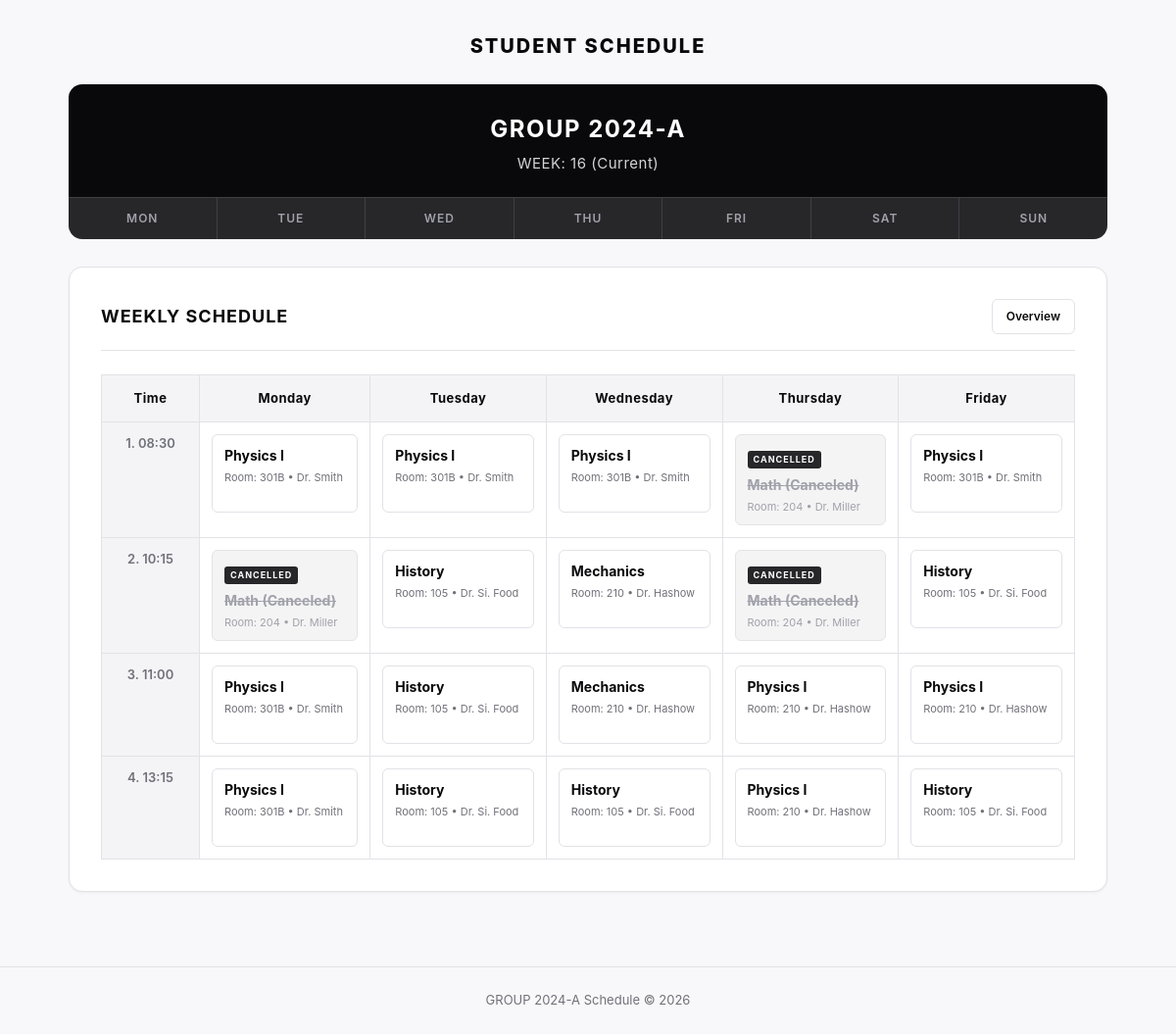
Page /schedule/ on the committed database.
### schedule_app/models.py (models this page shows, shortened)
class Lesson(models.Model):
    DAY_CHOICES = (
        ('monday', 'Понеділок'),
        ('tuesday', 'Вівторок'),
        ('wednesday', 'Середа'),
        ('thursday', 'Четвер'),
        ('friday', 'Пʼятниця'),
        ('saturday', 'Субота'),
        ('sunday', 'Неділя'),
    )
    day_of_week = models.CharField(max_length=20, choices=DAY_CHOICES)
    pair_number = models.PositiveSmallIntegerField(default=1)
    start_time = models.TimeField()
    end_time = models.TimeField()
    subject = models.ForeignKey(Subject, on_delete=models.CASCADE, related_name='lessons')
    teacher = models.ForeignKey(Teacher, on_delete=models.CASCADE, related_name='lessons')
    classroom = models.CharField(max_length=50)
    notes = models.TextField(blank=True)
    is_cancelled = models.BooleanField(default=False)
    group_name = models.CharField(max_length=50, default='GROUP 2024-A')
    class Meta:
        ordering = ['day_of_week', 'pair_number', 'start_time']

class Subject(models.Model):
    name = models.CharField(max_length=120)
    class Meta:
        ordering = ['name']

class Teacher(models.Model):
    name = models.CharField(max_length=150)
    email = models.EmailField(blank=True)
    subjects = models.ManyToManyField(Subject, related_name='teachers', blank=True)
    class Meta:
        ordering = ['name']

### schedule_app/views.py (the view)
# urls.py: path('schedule/', views.week_schedule_view, name='week_schedule'),
def week_schedule_view(request):
    time_slots_def = [
        {'pair_number': 1, 'time_label': '08:30'},
        {'pair_number': 2, 'time_label': '10:15'},
        {'pair_number': 3, 'time_label': '11:00'},
        {'pair_number': 4, 'time_label': '13:15'},
    ]
    week_days = ['monday', 'tuesday', 'wednesday', 'thursday', 'friday']
    all_lessons = Lesson.objects.select_related('subject', 'teacher').all()
    lesson_matrix = {}
    for lesson in all_lessons:
        lesson_matrix[(lesson.day_of_week, lesson.pair_number)] = lesson
    rows = []
    for slot in time_slots_def:
        row_cells = []
        for day_key in week_days:
            lesson = lesson_matrix.get((day_key, slot['pair_number']))
            row_cells.append({
                'day': day_key,
                'lesson': lesson
            })
        rows.append({
            'time_label': slot['time_label'],
            'cells': row_cells
        })
    context = get_base_context()
    context.update({
        'table_days': [DAYS_MAP[d] for d in week_days],
        'rows': rows,
    })
    return render(request, 'schedule/week.html', context)

### schedule_app/views.py (called while the page is built)
def get_base_context(active_day=None):
    return {
        'group_name': 'GROUP 2024-A',
        'current_week': 'WEEK: 16 (Current)',
        'days_list': list(DAYS_MAP.values()),
        'active_day': active_day,
    }

### templates/schedule/week.html
{% extends "base.html" %}
{% block content %}
<div class="section-header">
  <h1 class="section-title">Weekly Schedule</h1>
  <a href="{% url 'home' %}" class="btn-secondary">Overview</a>
</div>
<div class="table-wrapper">
  <table class="schedule-table">
    <thead>
      <tr>
        <th>Time</th>
        {% for d in table_days %}
          <th><a href="{% url 'day_schedule' d.key %}">{{ d.name }}</a></th>
        {% endfor %}
      </tr>
    </thead>
    <tbody>
      {% for row in rows %}
        <tr>
          <td class="time-col">{{ forloop.counter }}. {{ row.time_label }}</td>
          {% for cell in row.cells %}
            <td>
              {% if cell.lesson %}
                <a href="{% url 'lesson_detail' cell.lesson.pk %}" class="pair-card {% if cell.lesson.is_cancelled %}cancelled{% endif %}">
                  {% if cell.lesson.is_cancelled %}
                    <span class="cancelled-tag">CANCELLED</span>
                    <div class="pair-title">{{ cell.lesson.subject.name }} (Canceled)</div>
                  {% else %}
                    <div class="pair-title">{{ cell.lesson.subject.name }}</div>
                  {% endif %}
                  <div class="pair-sub">Room: {{ cell.lesson.classroom }} &bull; {{ cell.lesson.teacher.name }}</div>
                </a>
              {% endif %}
            </td>
          {% endfor %}
        </tr>
      {% endfor %}
    </tbody>
  </table>
</div>
{% endblock %}

### templates/base.html (shortened to what this page needs)
{% load static %}
<!DOCTYPE html>
<html lang="uk">
<head>
  <link rel="stylesheet" href="{% static 'css/style.css' %}">
</head>
<body>
  <div class="site-container">
    <header class="site-header">
      <a href="{% url 'home' %}" class="site-title">Student Schedule</a>
    </header>
    <div class="banner">
      <div class="banner-group">{{ group_name }}</div>
      <div class="banner-week">{{ current_week }}</div>
    </div>
    <nav class="days-nav">
      {% for d in days_list %}
        <a href="{% url 'day_schedule' d.key %}" class="day-tab {% if active_day == d.key %}active{% endif %}">{{ d.short }}</a>
      {% endfor %}
    </nav>
    <main class="main-content">
      {% block content %}
      {% endblock %}
    </main>
  </div>
  <footer class="site-footer">
    {{ group_name }} Schedule &copy; 2026
  </footer>
</body>
</html>

### static/css/style.css (style rules this page uses)
:root { --bg: #f8f8fa; --surface: #ffffff; --surface-subtle: #f4f4f6; --border: #e2e2e7; --border-strong: #18181b; --text-main: #09090b; --text-muted: #71717a; --text-dim: #a1a1aa; --black: #09090b; --white: #ffffff; --card-shadow: 0 1px 3px rgba(0, 0, 0, 0.04), 0 1px 2px rgba(0, 0, 0, 0.02); --radius-sm: 6px; --radius-md: 10px; --radius-lg: 14px; }
* { box-sizing: border-box; margin: 0; padding: 0; }
body { font-family: -apple-system, BlinkMacSystemFont, "Segoe UI", Roboto, "Helvetica Neue", Arial, sans-serif; background-color: var(--bg); color: var(--text-main); line-height: 1.5; min-height: 100vh; display: flex; flex-direction: column; }
a { color: inherit; text-decoration: none; }
.site-container { width: 100%; max-width: 1100px; margin: 0 auto; padding: 32px 20px 48px; flex: 1; }
.site-header { text-align: center; margin-bottom: 24px; }
.site-title { font-size: 20px; font-weight: 800; letter-spacing: 2px; text-transform: uppercase; color: var(--black); }
.banner { background-color: var(--black); color: var(--white); border-radius: var(--radius-lg) var(--radius-lg) 0 0; padding: 28px 24px 22px; text-align: center; }
.banner-group { font-size: 24px; font-weight: 700; letter-spacing: 1.5px; margin-bottom: 6px; text-transform: uppercase; }
.banner-week { font-size: 15px; color: #d4d4d8; letter-spacing: 0.5px; font-weight: 400; }
.days-nav { display: flex; background-color: #27272a; border-radius: 0 0 var(--radius-lg) var(--radius-lg); overflow: hidden; border-top: 1px solid #3f3f46; margin-bottom: 28px; }
.day-tab { flex: 1; text-align: center; padding: 12px 6px; font-size: 12px; font-weight: 600; letter-spacing: 1px; color: #a1a1aa; transition: all 0.15s ease; border-right: 1px solid #3f3f46; }
.day-tab:last-child { border-right: none; }
.main-content { background: var(--surface); border: 1px solid var(--border); border-radius: var(--radius-lg); box-shadow: var(--card-shadow); padding: 32px; margin-bottom: 28px; }
.section-header { border-bottom: 1px solid var(--border); padding-bottom: 16px; margin-bottom: 24px; display: flex; align-items: center; justify-content: space-between; }
.section-title { font-size: 18px; font-weight: 700; letter-spacing: 1px; text-transform: uppercase; }
.table-wrapper { overflow-x: auto; }
.schedule-table { width: 100%; border-collapse: collapse; }
.schedule-table th, .schedule-table td { border: 1px solid var(--border); padding: 12px; vertical-align: top; }
.schedule-table th { background-color: var(--surface-subtle); font-size: 13px; font-weight: 700; letter-spacing: 0.5px; text-align: center; padding: 14px 10px; }
.schedule-table td.time-col { width: 100px; text-align: center; font-size: 13px; font-weight: 600; color: var(--text-muted); background-color: var(--surface-subtle); }
.pair-card { display: block; background-color: var(--surface); border: 1px solid var(--border); border-radius: var(--radius-sm); padding: 10px 12px; min-height: 80px; transition: all 0.15s ease; position: relative; }
.pair-card.cancelled { background-color: #f4f4f5; border-color: #e4e4e7; }
.pair-card.cancelled .pair-title { text-decoration: line-through; color: var(--text-dim); }
.pair-card.cancelled .pair-sub { color: var(--text-dim); }
.cancelled-tag { display: inline-block; font-size: 9px; font-weight: 700; letter-spacing: 1px; text-transform: uppercase; background-color: #27272a; color: var(--white); padding: 2px 6px; border-radius: 3px; margin-bottom: 6px; }
.pair-title { font-size: 14px; font-weight: 700; color: var(--black); margin-bottom: 4px; }
.pair-sub { font-size: 11px; color: var(--text-muted); }
.btn-secondary { display: inline-block; background-color: var(--surface); color: var(--black); border: 1px solid var(--border); padding: 8px 14px; font-size: 12px; font-weight: 600; border-radius: var(--radius-sm); transition: all 0.15s ease; }
.site-footer { text-align: center; padding: 24px; font-size: 13px; color: var(--text-muted); border-top: 1px solid var(--border); margin-top: auto; }

### rows in the picture
Lesson: lesson.subject.name "Physics I", lesson.classroom "301B", lesson.teacher.name "Dr. Smith"
Lesson: lesson.subject.name "Physics I", lesson.classroom "301B", lesson.teacher.name "Dr. Smith"
Lesson: lesson.subject.name "Physics I", lesson.classroom "301B", lesson.teacher.name "Dr. Smith"
Lesson: lesson.subject.name "Math", lesson.classroom "204", lesson.teacher.name "Dr. Miller"
Lesson: lesson.subject.name "Physics I", lesson.classroom "301B", lesson.teacher.name "Dr. Smith"
Lesson: lesson.subject.name "Math", lesson.classroom "204", lesson.teacher.name "Dr. Miller"
Lesson: lesson.subject.name "History", lesson.classroom "105", lesson.teacher.name "Dr. Si. Food"
Lesson: lesson.subject.name "Mechanics", lesson.classroom "210", lesson.teacher.name "Dr. Hashow"
Lesson: lesson.subject.name "Math", lesson.classroom "204", lesson.teacher.name "Dr. Miller"
Lesson: lesson.subject.name "History", lesson.classroom "105", lesson.teacher.name "Dr. Si. Food"
Lesson: lesson.subject.name "Physics I", lesson.classroom "301B", lesson.teacher.name "Dr. Smith"
Lesson: lesson.subject.name "History", lesson.classroom "105", lesson.teacher.name "Dr. Si. Food"
Lesson: lesson.subject.name "Mechanics", lesson.classroom "210", lesson.teacher.name "Dr. Hashow"
Lesson: lesson.subject.name "Physics I", lesson.classroom "210", lesson.teacher.name "Dr. Hashow"
Lesson: lesson.subject.name "Physics I", lesson.classroom "210", lesson.teacher.name "Dr. Hashow"
Lesson: lesson.subject.name "Physics I", lesson.classroom "301B", lesson.teacher.name "Dr. Smith"
Lesson: lesson.subject.name "History", lesson.classroom "105", lesson.teacher.name "Dr. Si. Food"
Lesson: lesson.subject.name "History", lesson.classroom "105", lesson.teacher.name "Dr. Si. Food"
Lesson: lesson.subject.name "Physics I", lesson.classroom "210", lesson.teacher.name "Dr. Hashow"
Lesson: lesson.subject.name "History", lesson.classroom "105", lesson.teacher.name "Dr. Si. Food"

### other values in the picture
{{ group_name }} "GROUP 2024-A"
{{ current_week }} "WEEK: 16 (Current)"
{{ d.short }} "MON" "TUE" "WED" "THU" "FRI" "SAT" "SUN"
{{ d.name }} "Monday" "Tuesday" "Wednesday" "Thursday" "Friday"
{{ row.time_label }} "08:30" "10:15" "11:00" "13:15"
